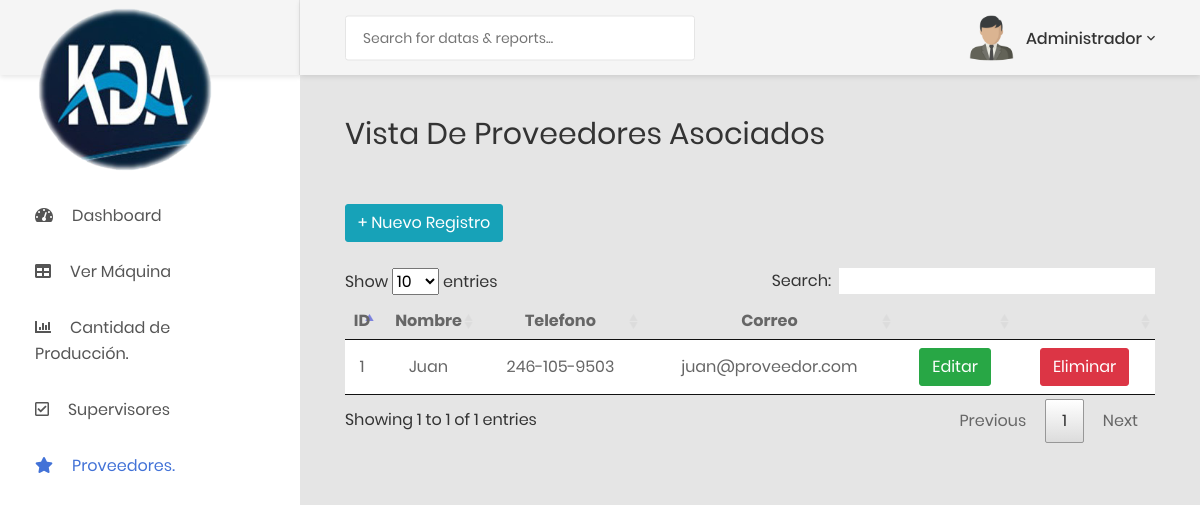
/panel/ver_proveedor.php (signed in), run on the app's committed database.
### tables this page shows
CREATE TABLE `proveedor` (
  `id_proveedor` int(11) NOT NULL,
  `nombre_proveedor` varchar(45) NOT NULL,
  `telefono` varchar(50) NOT NULL,
  `correo` varchar(100) NOT NULL
);

### panel/ver_proveedor.php (the view, shortened to what this page needs)
<?php
	include('../adm/conexion.php');
?>
<!DOCTYPE html>
<html lang="en">
<head>
    <link href="../css/font-face.css" rel="stylesheet" media="all">
    <link href="../vendor/font-awesome-4.7/css/font-awesome.min.css" rel="stylesheet" media="all">
    <link href="../vendor/font-awesome-5/css/fontawesome-all.min.css" rel="stylesheet" media="all">
    <link href="../vendor/mdi-font/css/material-design-iconic-font.min.css" rel="stylesheet" media="all">
    <link href="../vendor/bootstrap-4.1/bootstrap.min.css" rel="stylesheet" media="all">
    <link href="../vendor/animsition/animsition.min.css" rel="stylesheet" media="all">
    <link href="../vendor/bootstrap-progressbar/bootstrap-progressbar-3.3.4.min.css" rel="stylesheet" media="all">
    <link href="../vendor/wow/animate.css" rel="stylesheet" media="all">
    <link href="../vendor/css-hamburgers/hamburgers.min.css" rel="stylesheet" media="all">
    <link href="../vendor/slick/slick.css" rel="stylesheet" media="all">
    <link href="../vendor/select2/select2.min.css" rel="stylesheet" media="all">
    <link href="../vendor/perfect-scrollbar/perfect-scrollbar.css" rel="stylesheet" media="all">
    <link href="../css/theme.css" rel="stylesheet" media="all">
    <link href="../css/style.css" rel="stylesheet" media="all">
	<link rel="stylesheet" type="text/css" href="../plugins/data-tables/DataTables-1.10.18/css/jquery.dataTables.min.css">
</head>
<body class="animsition">
    <div class="page-wrapper">
        <aside class="menu-sidebar d-none d-lg-block">
             <div class="logo">
                <a href="./dashboard.php">
                    <br><br><br><br><img src="../images/kda1.png" alt="" width="180px"/>
                </a>
            </div>
            <br><br><br>
            <div class="menu-sidebar__content js-scrollbar1">
                <nav class="navbar-sidebar">
                    <ul class="list-unstyled navbar__list">
                        <li class="has-sub">
                            <a class="js-arrow" href="./dashboard.php">
                                <i class="fas fa-tachometer-alt"></i>Dashboard</a>
                        </li>
						<?php
                        if($_SESSION['id_roluser'] == 1){
                            echo
                            '
                            <li class=" has-sub">
                                <a class="js-arrow" href="verma.php">
                                    <i class="fas fa-table"></i>Ver Máquina</a>
                                <!--<ul class="list-unstyled navbar__sub-list js-sub-list">
                                    <li class=" has-sub">
                                        <a href="registro_producto.php">Registrar Nuevo Producto</a>
                                    </li>
                                    <li>
                                        <a href="ver_producto.php">Ver Productos Existentes</a>
                                    </li>
                                </ul>-->
                             </li>';
                            }
                            ?>
                       <li class=" has-sub">
                                       <a class="js-arrow" href="#">
                                            <i class="fas fa-chart-bar"></i>Cantidad de Producción.</a>
                                    </li>
						<?php
                                if($_SESSION['id_roluser'] == 1){
                                    echo
                                    '<li class=" has-sub">
                                        <a class="js-arrow" href="#">
                                            <i class="far fa-check-square"></i>Supervisores</a>
                                        <ul class="list-unstyled navbar__sub-list js-sub-list">
                                            <!--<li >
                                                <a href="registro_empleado.php">Registrar Nuevo Empleado</a>
                                            </li>-->
                                            <li class=" has-sub">
                                                <a href="ver_supervisor.php">Ver Supervisor</a>
                                            </li>
                                        </ul>
                                    </li>
                                    <li class="active has-sub">
                                        <a class="js-arrow" href="#">
                                            <i class="fas fa-star"></i>Proveedores.</a>
                                        <ul class="list-unstyled navbar__sub-list js-sub-list">
                                            <!--<li class="  has-sub">
                                                    <a href="registro_proveedor.php">Registrar Nuevo Proveedor</a>
                                                </li>-->
                                            <li class="active">
                                                <a href="ver_proveedor.php">Ver Proveedores</a>
                                            </li>
                                        </ul>
                                    </li>';
                                }
                            ?>
                    </ul>
                </nav>
            </div>
        </aside>
        <div class="page-container">
            <header class="header-desktop">
                <div class="section__content section__content--p30">
                    <div class="container-fluid">
                        <div class="header-wrap">
                            <form class="form-header" action="" method="POST">
                                <input class="au-input au-input--xl" type="text" name="search" placeholder="Search for datas &amp; reports..." />
                            </form>
                            <div class="header-button">
                                <div class="account-wrap">
                                    <div class="account-item clearfix js-item-menu">
                                        <div class="image">
                                            <img src="../images/user.png" alt="" width="300px" />
                                        </div>
                                        <div class="content">
                                            <a class="js-acc-btn" href="#"><?php echo $_SESSION['nombre']; ?></a>
                                        </div>
                                    </div>
                                </div>
                            </div>
                        </div>
                    </div>
                </div>
            </header>
            <div class="main-content">
                <div class="section__content section__content--p30">
                    <div class="container-fluid">
                        <div class="row">
                            <div class="col-md-12">
                                <div class="overview-wrap">
                                    <h2 class="title-1">Vista de Proveedores Asociados</h2>
                                </div>
                            </div>
                        </div>
						<br><br>
						<div>
							<?php
								$query = 'SELECT * FROM proveedor;';
								$query_result = mysqli_query($conexion,$query);
							?>
						<a href="registro_proveedor.php"><button type="button" class="btn btn-info"> + Nuevo Registro</button></a>
						<br><br>
						<table id="productos" style="text-align:center">
								<thead style="">
									<th>ID</th>
									<th>Nombre</th>
									<th>Telefono</th>
									<th>Correo</th>
									<th></th>
									<th></th>
								</thead>
								<tbody style="text-align:center;">
									<?php
										while(($row = mysqli_fetch_array($query_result)) != null){
											echo '<tr>
												<td>'.$row[0].'</td>
												<td>'.$row[1].'</td>
												<td>'.$row[2].'</td>
												<td>'.$row[3].'</td>
												<td><a href=modificar_proveedor.php?id='.$row[0].'><button type="button" class="btn btn-success">Editar</button></a></td>
												<td><a href=eliminar_proveedor.php?id='.$row[0].'><button type="button" class="btn btn-danger">Eliminar</button></a></td>
											</tr>';
										}
									?>
								</tbody>
							</table>
						</div>
						<br>
                        <div class="row">
                            <div class="col-md-12">
                            </div>
                        </div>
                    </div>
                </div>
            </div>
        </div>
    </div>
</body>
</html>

### data on the page
proveedor: id_proveedor "1", nombre_proveedor "Juan", telefono "246-105-9503", correo "juan@proveedor.com"

### other printed values
$_SESSION['nombre'] "Administrador"
